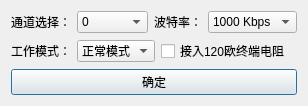
<?xml version="1.0" encoding="UTF-8"?>
<ui version="4.0">
 <class>DialogCANSetting</class>
 <widget class="QDialog" name="DialogCANSetting">
  <property name="geometry">
   <rect>
    <x>0</x>
    <y>0</y>
    <width>308</width>
    <height>101</height>
   </rect>
  </property>
  <property name="windowTitle">
   <string>Dialog</string>
  </property>
  <layout class="QGridLayout" name="gridLayout">
   <item row="0" column="0">
    <layout class="QHBoxLayout" name="horizontalLayout_4">
     <item>
      <layout class="QHBoxLayout" name="horizontalLayout">
       <item>
        <widget class="QLabel" name="label">
         <property name="text">
          <string>通道选择：</string>
         </property>
        </widget>
       </item>
       <item>
        <widget class="QComboBox" name="comboBoxCANIndex">
         <property name="sizePolicy">
          <sizepolicy hsizetype="Expanding" vsizetype="Fixed">
           <horstretch>0</horstretch>
           <verstretch>0</verstretch>
          </sizepolicy>
         </property>
         <item>
          <property name="text">
           <string>0</string>
          </property>
         </item>
         <item>
          <property name="text">
           <string>1</string>
          </property>
         </item>
        </widget>
       </item>
      </layout>
     </item>
     <item>
      <layout class="QHBoxLayout" name="horizontalLayout_2">
       <item>
        <widget class="QLabel" name="label_2">
         <property name="text">
          <string>波特率：</string>
         </property>
        </widget>
       </item>
       <item>
        <widget class="QComboBox" name="comboBoxBaudRate">
         <property name="sizePolicy">
          <sizepolicy hsizetype="Expanding" vsizetype="Fixed">
           <horstretch>0</horstretch>
           <verstretch>0</verstretch>
          </sizepolicy>
         </property>
         <item>
          <property name="text">
           <string>1000 Kbps</string>
          </property>
         </item>
         <item>
          <property name="text">
           <string>500 Kbps</string>
          </property>
         </item>
         <item>
          <property name="text">
           <string>250 Kbps</string>
          </property>
         </item>
         <item>
          <property name="text">
           <string>100 Kbps</string>
          </property>
         </item>
         <item>
          <property name="text">
           <string>50 Kbps</string>
          </property>
         </item>
         <item>
          <property name="text">
           <string>20 Kbps</string>
          </property>
         </item>
        </widget>
       </item>
      </layout>
     </item>
    </layout>
   </item>
   <item row="1" column="0">
    <layout class="QHBoxLayout" name="horizontalLayout_5">
     <item>
      <layout class="QHBoxLayout" name="horizontalLayout_3">
       <item>
        <widget class="QLabel" name="label_3">
         <property name="text">
          <string>工作模式：</string>
         </property>
        </widget>
       </item>
       <item>
        <widget class="QComboBox" name="comboBoxWorkMode">
         <property name="sizePolicy">
          <sizepolicy hsizetype="Expanding" vsizetype="Fixed">
           <horstretch>0</horstretch>
           <verstretch>0</verstretch>
          </sizepolicy>
         </property>
         <item>
          <property name="text">
           <string>正常模式</string>
          </property>
         </item>
         <item>
          <property name="text">
           <string>环回模式</string>
          </property>
         </item>
        </widget>
       </item>
      </layout>
     </item>
     <item>
      <widget class="QCheckBox" name="checkBox">
       <property name="sizePolicy">
        <sizepolicy hsizetype="Expanding" vsizetype="Fixed">
         <horstretch>0</horstretch>
         <verstretch>0</verstretch>
        </sizepolicy>
       </property>
       <property name="text">
        <string>接入120欧终端电阻</string>
       </property>
      </widget>
     </item>
    </layout>
   </item>
   <item row="2" column="0">
    <widget class="QPushButton" name="pushButton">
     <property name="text">
      <string>确定</string>
     </property>
    </widget>
   </item>
  </layout>
 </widget>
 <resources/>
 <connections/>
</ui>
